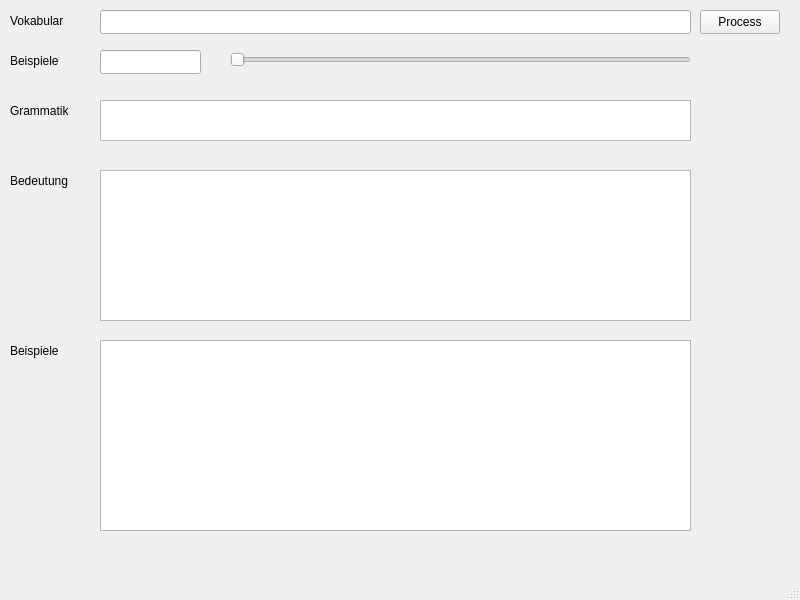
<?xml version="1.0" encoding="UTF-8"?>
<ui version="4.0">
 <class>MainWindow</class>
 <widget class="QMainWindow" name="MainWindow">
  <property name="geometry">
   <rect>
    <x>0</x>
    <y>0</y>
    <width>800</width>
    <height>600</height>
   </rect>
  </property>
  <property name="windowTitle">
   <string>MainWindow</string>
  </property>
  <widget class="QWidget" name="centralwidget">
   <widget class="QPushButton" name="pushButton">
    <property name="geometry">
     <rect>
      <x>700</x>
      <y>10</y>
      <width>80</width>
      <height>24</height>
     </rect>
    </property>
    <property name="text">
     <string>Process</string>
    </property>
   </widget>
   <widget class="QLineEdit" name="lineEdit">
    <property name="geometry">
     <rect>
      <x>100</x>
      <y>10</y>
      <width>591</width>
      <height>24</height>
     </rect>
    </property>
   </widget>
   <widget class="QLabel" name="label_vocab">
    <property name="geometry">
     <rect>
      <x>10</x>
      <y>10</y>
      <width>71</width>
      <height>21</height>
     </rect>
    </property>
    <property name="text">
     <string>Vokabular</string>
    </property>
   </widget>
   <widget class="QPlainTextEdit" name="plainTextEdit">
    <property name="geometry">
     <rect>
      <x>100</x>
      <y>100</y>
      <width>591</width>
      <height>41</height>
     </rect>
    </property>
   </widget>
   <widget class="QLabel" name="label_grammar">
    <property name="geometry">
     <rect>
      <x>10</x>
      <y>100</y>
      <width>71</width>
      <height>21</height>
     </rect>
    </property>
    <property name="text">
     <string>Grammatik</string>
    </property>
   </widget>
   <widget class="QPlainTextEdit" name="plainTextEdit_2">
    <property name="geometry">
     <rect>
      <x>100</x>
      <y>170</y>
      <width>591</width>
      <height>151</height>
     </rect>
    </property>
   </widget>
   <widget class="QLabel" name="label_meaning">
    <property name="geometry">
     <rect>
      <x>10</x>
      <y>170</y>
      <width>71</width>
      <height>21</height>
     </rect>
    </property>
    <property name="text">
     <string>Bedeutung</string>
    </property>
   </widget>
   <widget class="QLabel" name="label_examples">
    <property name="geometry">
     <rect>
      <x>10</x>
      <y>340</y>
      <width>71</width>
      <height>21</height>
     </rect>
    </property>
    <property name="text">
     <string>Beispiele</string>
    </property>
   </widget>
   <widget class="QPlainTextEdit" name="plainTextEdit_3">
    <property name="geometry">
     <rect>
      <x>100</x>
      <y>340</y>
      <width>591</width>
      <height>191</height>
     </rect>
    </property>
   </widget>
   <widget class="QSlider" name="slider_example">
    <property name="geometry">
     <rect>
      <x>230</x>
      <y>50</y>
      <width>461</width>
      <height>20</height>
     </rect>
    </property>
    <property name="orientation">
     <enum>Qt::Orientation::Horizontal</enum>
    </property>
   </widget>
   <widget class="QLabel" name="label_example_count">
    <property name="geometry">
     <rect>
      <x>10</x>
      <y>50</y>
      <width>71</width>
      <height>21</height>
     </rect>
    </property>
    <property name="text">
     <string>Beispiele</string>
    </property>
   </widget>
   <widget class="QLineEdit" name="lineEdit_2">
    <property name="geometry">
     <rect>
      <x>100</x>
      <y>50</y>
      <width>101</width>
      <height>24</height>
     </rect>
    </property>
    <property name="readOnly">
     <bool>true</bool>
    </property>
   </widget>
  </widget>
  <widget class="QMenuBar" name="menubar">
   <property name="geometry">
    <rect>
     <x>0</x>
     <y>0</y>
     <width>800</width>
     <height>21</height>
    </rect>
   </property>
  </widget>
  <widget class="QStatusBar" name="statusbar"/>
 </widget>
 <resources/>
 <connections/>
</ui>
